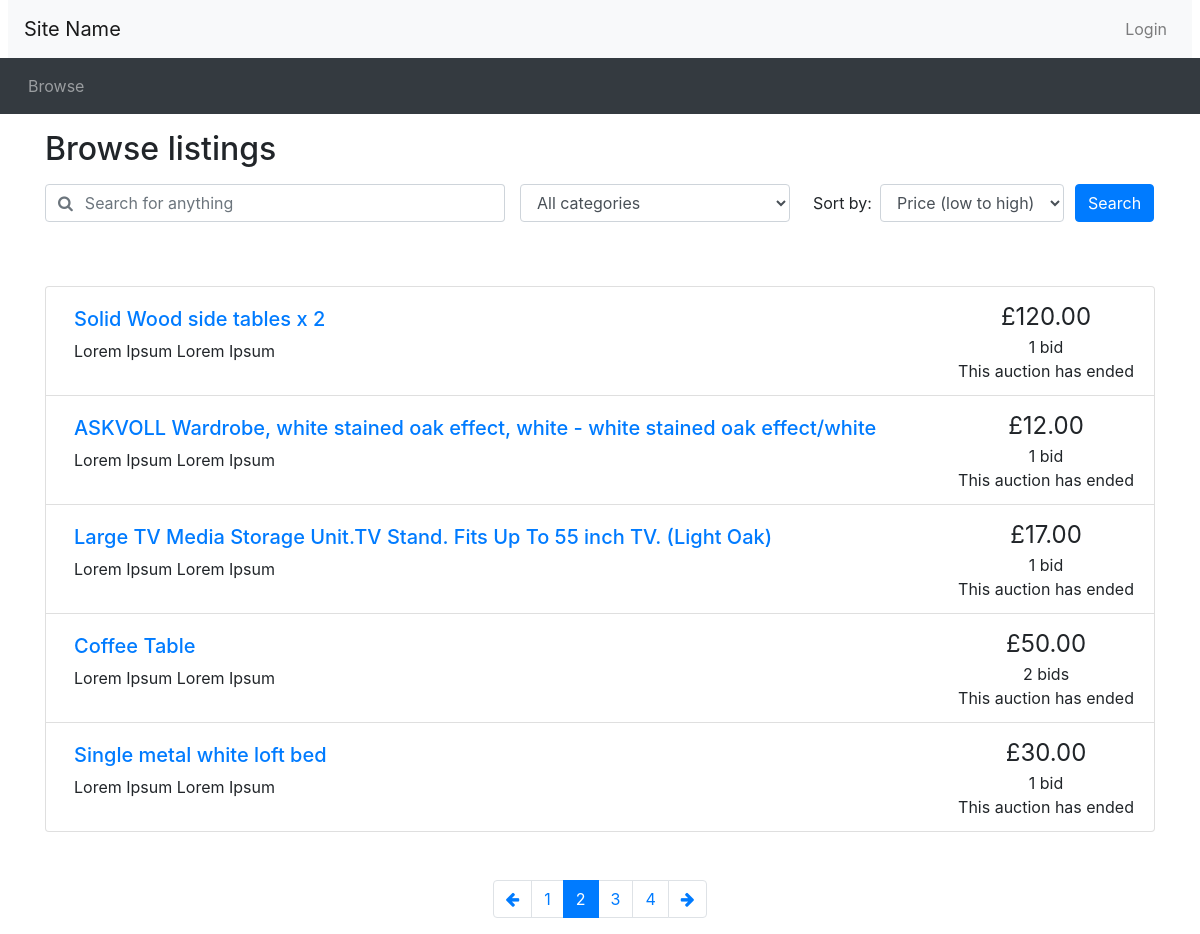
Page /browse.php?page=2 on the committed database.
### tables this page shows
CREATE TABLE IF NOT EXISTS `listings` (
  `listing_id` int(11) NOT NULL AUTO_INCREMENT,
  `seller_id` int(11) DEFAULT NULL,
  `posttime` datetime DEFAULT NULL,
  `endtime` datetime DEFAULT NULL,
  `itemdescription` text,
  `item_title` text,
  `category` text,
  `reserveprice` decimal(10,2) DEFAULT NULL,
  `startprice` decimal(10,2) DEFAULT NULL,
  `finished` bit(1) DEFAULT NULL,
  PRIMARY KEY (`listing_id`),
  KEY `seller_id` (`seller_id`)
);

### utilities.php (the view, shortened to what this page needs)
<?php
function print_listing_li($item_id, $title, $desc, $price, $num_bids, $end_time)
{
  if (strlen($desc) > 250) {
    $desc_shortened = substr($desc, 0, 250) . '...';
  }
  else {
    $desc_shortened = $desc;
  }
  if ($num_bids == 1) {
    $bid = ' bid';
  }
  else {
    $bid = ' bids';
  }
  $now = new DateTime();
  if ($now > $end_time) {
    $time_remaining = 'This auction has ended';
  }
  else {
    $time_to_end = date_diff($now, $end_time);
    $time_remaining = display_time_remaining($time_to_end) . ' remaining';
  }
  echo('
    <li class="list-group-item d-flex justify-content-between">
    <div class="p-2 mr-5"><h5><a href="listing.php?item_id=' . $item_id . '">' . $title . '</a></h5>' . $desc_shortened . '</div>
    <div class="text-center text-nowrap"><span style="font-size: 1.5em">£' . number_format($price, 2) . '</span><br/>' . $num_bids . $bid . '<br/>' . $time_remaining . '</div>
  </li>'
  );
}
?>

### browse.php (shortened to what this page needs)
<?php include_once("header.php")?>
<?php require("utilities.php")?>
<div class="container">
<h2 class="my-3">Browse listings</h2>
<div id="searchSpecs">
<form method="get" action="browse.php">
  <div class="row">
    <div class="col-md-5 pr-0">
      <div class="form-group">
	    <div class="input-group">
          <div class="input-group-prepend">
            <span class="input-group-text bg-transparent pr-0 text-muted">
              <i class="fa fa-search"></i>
            </span>
          </div>
          <input type="text" class="form-control border-left-0" name="keyword" id="keyword" placeholder="Search for anything">
        </div>
      </div>
    </div>
    <div class="col-md-3 pr-0">
      <div class="form-group">
        <select class="form-control" id="cat" name="cat" >
          <option selected value="all">All categories</option>
        </select>
      </div>
    </div>
    <div class="col-md-3 pr-0">
      <div class="form-inline">
        <label class="mx-2" for="order_by">Sort by:</label>
        <select class="form-control" id="order_by" name="order_by">
          <option selected value="pricelow">Price (low to high)</option>
        </select>
      </div>
    </div>
    <div class="col-md-1 px-0">
      <button type="submit" class="btn btn-primary">Search</button>
    </div>
  </div>
</form>
</div>
</div>
<?php
	$results_per_page = 5;
	if (!isset($_GET['keyword']))
	{
		 $query = "SELECT DISTINCT listings.listing_id, listings.item_title, listings.itemdescription, bids.bidprice, listings.startprice, listings.endtime
FROM listings LEFT JOIN bids ON listings.listing_id=bids.listing_id WHERE item_title IS NOT NULL";
	}
	if (!isset($_GET['cat']))
	{
		 $query .= " AND category IS NOT NULL";
	}
	if (!isset($_GET['order_by']))
	{
		$query_ordered = $query . " ORDER BY listings.endtime LIMIT $results_per_page";
	}
	include 'opendb.php';
	$tmp = explode(" ",$query);
	$tmp[1] = "COUNT(DISTINCT listings.listing_id),";
	$tmp[2] = "";
	$num_query = implode(" ",$tmp);
	$num_result = mysqli_query($connection, $num_query)
			or die('Error making count query');
	$row = mysqli_fetch_array($num_result);
	$num_results = $row[0];
	$max_page = ceil($num_results / $results_per_page);
	if (!isset($_GET['page']))
		{
		$curr_page = 1;
		}
	else
	{
		if ($_GET['page'] == 1)
		{
			$curr_page = 1;
		}
		else
		{
			$curr_page = $_GET['page'];
			$offset = ($curr_page*$results_per_page)-$results_per_page;
			$query_ordered .= " OFFSET $offset";
		}
	}
?>
<div class="container mt-5">
<ul class="list-group">
<?php
	$result = mysqli_query($connection, $query_ordered)
		or die('Error making select users query');
	while ($row = mysqli_fetch_array($result))
	{
		$count_bid_query = "SELECT COUNT(*) FROM bids WHERE listing_id = {$row['listing_id']}";
		$count_bid_result = mysqli_query($connection, $count_bid_query)
			or die('Error making top bid query');
		$bid_count = mysqli_fetch_array($count_bid_result);
		if ($bid_count[0] == 0) {
			print_listing_li($row['listing_id'], $row['item_title'], $row['itemdescription'], $row['startprice'], $bid_count[0], date_create($row['endtime']));
		}
		else {
			$top_bid_query = "SELECT MAX(bidprice) FROM bids WHERE listing_id = {$row['listing_id']}";
			$top_bid_result = mysqli_query($connection, $top_bid_query)
				or die('Error making top bid query');
			$top_bid = mysqli_fetch_array($top_bid_result);
			print_listing_li($row['listing_id'], $row['item_title'], $row['itemdescription'], $top_bid[0], $bid_count[0], date_create($row['endtime']));
		}
	}
?>
</ul>
<nav aria-label="Search results pages" class="mt-5">
  <ul class="pagination justify-content-center">
<?php
  $querystring = "";
  $high_page_boost = max(3 - $curr_page, 0);
  $low_page_boost = max(2 - ($max_page - $curr_page), 0);
  $low_page = max(1, $curr_page - 2 - $low_page_boost);
  $high_page = min($max_page, $curr_page + 2 + $high_page_boost);
  if ($curr_page != 1) {
    echo('
    <li class="page-item">
      <a class="page-link" href="browse.php?' . $querystring . 'page=' . ($curr_page - 1) . '" aria-label="Previous">
        <span aria-hidden="true"><i class="fa fa-arrow-left"></i></span>
        <span class="sr-only">Previous</span>
      </a>
    </li>');
  }
  for ($i = $low_page; $i <= $high_page; $i++) {
    if ($i == $curr_page) {
      echo('
    <li class="page-item active">');
    }
    else {
      echo('
    <li class="page-item">');
    }
    echo('
      <a class="page-link" href="browse.php?' . $querystring . 'page=' . $i . '">' . $i . '</a>
    </li>');
  }
  if ($curr_page != $max_page) {
    echo('
    <li class="page-item">
      <a class="page-link" href="browse.php?' . $querystring . 'page=' . ($curr_page + 1) . '" aria-label="Next">
        <span aria-hidden="true"><i class="fa fa-arrow-right"></i></span>
        <span class="sr-only">Next</span>
      </a>
    </li>');
  }
?>
  </ul>
</nav>
</div>
<?php include_once("footer.php")?>

### rows in the picture
listings: item_title "Solid Wood side tables x 2", itemdescription "Lorem Ipsum Lorem Ipsum", price "120.00", num_bids "1", bid "bid"
listings: item_title "ASKVOLL Wardrobe, white stained oak effect, white - white stained oak effect/white", itemdescription "Lorem Ipsum Lorem Ipsum", price "12.00", num_bids "1", bid "bid"
listings: item_title "Large TV Media Storage Unit.TV Stand. Fits Up To 55 inch TV. (Light Oak)", itemdescription "Lorem Ipsum Lorem Ipsum", price "17.00", num_bids "1", bid "bid"
listings: item_title "Coffee Table", itemdescription "Lorem Ipsum Lorem Ipsum", price "50.00", num_bids "2", bid "bids"
listings: item_title "Single metal white loft bed", itemdescription "Lorem Ipsum Lorem Ipsum", price "30.00", num_bids "1", bid "bid"
